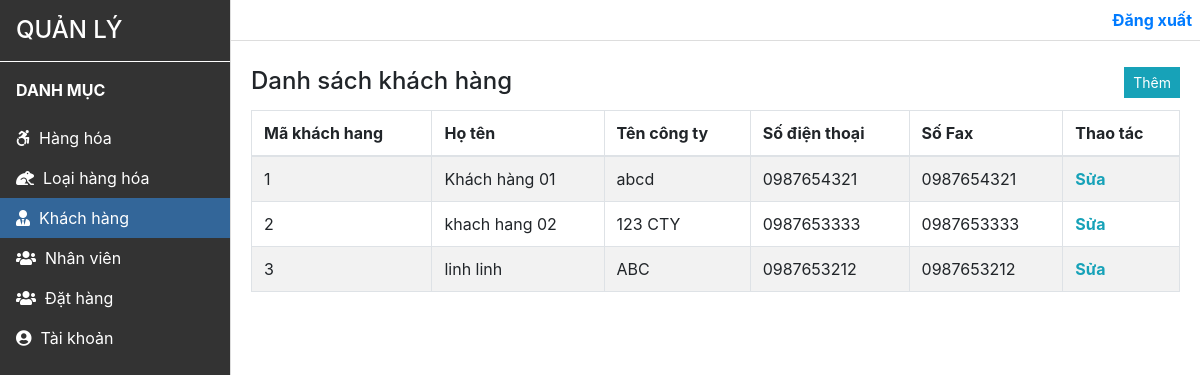
The page /admin/customer/index.php (signed in) on the database its author committed.
### tables this page shows
CREATE TABLE `khachhang` (
  `MSKH` int(11) NOT NULL,
  `HoTenKH` varchar(255) NOT NULL,
  `TenCongTy` varchar(255) NOT NULL,
  `SoDienThoai` varchar(11) NOT NULL,
  `SoFax` varchar(255) NOT NULL,
  `UserID` int(11) NOT NULL
);

### admin/customer/index.php (the view)
<?php include '../layout/header.php' ?>
<?php
$khachhang = $db->query("select * from khachhang");
?>
<div class="layout">
  <div class="layout-left">
    <div class="customer-sidebar">
      <?php include '../layout/sidebar.php' ?>
    </div>
  </div>
  <div class="layout-right">
    <?php include '../layout/header-top.php' ?>
    <div class="layout-right-relative">
      <div class="layout-right-absolute mt-3">
        <div class="product">
          <div class="d-flex justify-content-between mb-2">
            <h4 class="mb-0">Danh sách khách hàng</h4>
            <a href="./thaotac.php"
              class="btn btn-info btn-sm rounded-0 mb-1"
            >Thêm</a>
          </div>
          <div class="table-responsive">
            <table class="table table-bordered table-striped table-hover">
              <thead>
                <th>Mã khách hang</th>
                <th>Họ tên</th>
                <th>Tên công ty</th>
                <th>Số điện thoại</th>
                <th>Số Fax</th>
                <th>Thao tác</th>
              </thead>
              <tbody>
                <?php if ($khachhang->num_rows > 0):  ?>
                  <?php while($row = $khachhang->fetch_assoc()): ?>
                    <tr>
                      <td><?php echo $row['MSKH'] ?></td>
                      <td><?php echo $row['HoTenKH'] ?></td>
                      <td><?php echo $row['TenCongTy'] ?></td>
                      <td><?php echo $row['SoDienThoai'] ?></td>
                      <td><?php echo $row['SoFax'] ?></td>
                      <td><a href="./thaotac.php?mskh=<?php echo $row['MSKH'] ?>" class="text-info mr-1"><b>Sửa</b></a></td>
                    </tr>
                  <?php endwhile; ?>
                <?php endif; ?>
              </tbody>
            </table>
          </div>
        </div>
      </div>
    </div>
  </div>
</div>
<?php include '../layout/footer.php' ?>

### admin/layout/header.php (shortened to what this page needs)
<html lang="en">
<head>
  <link rel="stylesheet" href="https://maxcdn.bootstrapcdn.com/bootstrap/4.5.2/css/bootstrap.min.css">
  <link rel="stylesheet" href="https://use.fontawesome.com/releases/v5.7.0/css/all.css">
  <link rel="stylesheet" href="../style.css">
</head>
<body>

### admin/layout/sidebar.php
<div id="side-bar">
    <div class="side-bar">
        <div style="border-bottom: 1px solid #fff">
            <h4 class="m-3" style="text-transform: uppercase;"><?php echo $_SESSION['user']['nhanvien']['ChucVu'] ?></h4>
        </div>
        <div class="p-3">
            <b class="">DANH MỤC</b>
        </div>
        <ul class="nav justify-content-center flex-column">
            <li class="nav-item nav-item-product">
                <a class="nav-link " href="<?php echo BASE?>admin/product/">
                <i class="fab fa-accessible-icon"></i>&nbsp; Hàng hóa
                </a>
            </li>
            <li class="nav-item nav-item-category">
                <a class="nav-link " href="<?php echo BASE?>admin/category/">
                    <i class="fas fa-frog"></i>&nbsp; Loại hàng hóa
                </a>
            </li>
            <li class="nav-item nav-item-customer">
                <a class="nav-link " href="<?php echo BASE?>admin/customer">
                <i class="fas fa-user-tie"></i>&nbsp; Khách hàng
                </a>
            </li>
            <li class="nav-item nav-item-employee">
                <a class="nav-link " href="<?php echo BASE?>admin/employee">
                <i class="fas fa-users"></i>&nbsp; Nhân viên
                </a>
            </li>
            <li class="nav-item nav-item-order">
                <a class="nav-link " href="<?php echo BASE?>admin/order">
                <i class="fas fa-users"></i>&nbsp; Đặt hàng
                </a>
            </li>
            <li class="nav-item nav-item-profile">
                <a class="nav-link " href="<?php echo BASE?>admin/profile">
                <i class="fas fa-user-circle"></i>&nbsp; Tài khoản
                </a>
            </li>
        </ul>
    </div>
</div>

### admin/layout/header-top.php
<div class="top">
  <div class="text-right p-2">
    <a href="../logout.php"><b>Đăng xuất</b></a>
  </div>
</div>

### admin/layout/footer.php (shortened to what this page needs)
</body>

### admin/style.css (style rules this page uses)
* { box-sizing: border-box; }
.layout { width: 100%; height: 100%; }
.layout-left { float: left; width: 230px; height: 100%; background: #333; color: #fff; }
.layout-right { float: left; width: calc(100% - 230px); height: 100%; border-left: 1px solid #ddd; }
.layout-right .top { border-bottom: 1px solid #ddd; width: 100%; }
.layout-right-relative { width: 100%; height: calc(100% - 80px); position: relative; overflow: hidden; }
.layout-right-absolute { position: absolute; top: 0; left: 0; width: 100%; height: auto; max-height: 100%; padding: 10px 20px; overflow-x: hidden; overflow-y: auto; }
.side-bar a, .side-bar i { color: #fff; }
.product-sidebar .nav-item-product, .category-sidebar .nav-item-category, .employee-sidebar .nav-item-employee, .customer-sidebar .nav-item-customer, .order-sidebar .nav-item-order, .profile-sidebar .nav-item-profile { background: #369; }

### rows shown on the page
khachhang: MSKH "1", HoTenKH "Khách hàng 01", TenCongTy "abcd", SoDienThoai "0987654321", SoFax "0987654321"
khachhang: MSKH "2", HoTenKH "khach hang 02", TenCongTy "123 CTY", SoDienThoai "0987653333", SoFax "0987653333"
khachhang: MSKH "3", HoTenKH "linh linh", TenCongTy "ABC", SoDienThoai "0987653212", SoFax "0987653212"

### other values the page prints
$_SESSION['user']['nhanvien']['ChucVu'] "QUẢN LÝ"
